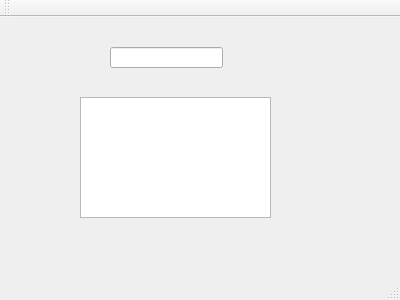
<?xml version="1.0" encoding="UTF-8"?>
<ui version="4.0">
 <class>MainWindow</class>
 <widget class="QMainWindow" name="MainWindow">
  <property name="geometry">
   <rect>
    <x>0</x>
    <y>0</y>
    <width>400</width>
    <height>300</height>
   </rect>
  </property>
  <property name="windowTitle">
   <string>时间转换工具</string>
  </property>
  <widget class="QWidget" name="centralWidget">
   <widget class="QLineEdit" name="lineEdit">
    <property name="geometry">
     <rect>
      <x>110</x>
      <y>30</y>
      <width>113</width>
      <height>21</height>
     </rect>
    </property>
   </widget>
   <widget class="QTextBrowser" name="textBrowser">
    <property name="geometry">
     <rect>
      <x>80</x>
      <y>80</y>
      <width>191</width>
      <height>121</height>
     </rect>
    </property>
   </widget>
  </widget>
  <widget class="QMenuBar" name="menuBar">
   <property name="geometry">
    <rect>
     <x>0</x>
     <y>0</y>
     <width>400</width>
     <height>26</height>
    </rect>
   </property>
  </widget>
  <widget class="QToolBar" name="mainToolBar">
   <attribute name="toolBarArea">
    <enum>TopToolBarArea</enum>
   </attribute>
   <attribute name="toolBarBreak">
    <bool>false</bool>
   </attribute>
  </widget>
  <widget class="QStatusBar" name="statusBar"/>
 </widget>
 <layoutdefault spacing="6" margin="11"/>
 <resources/>
 <connections/>
</ui>
